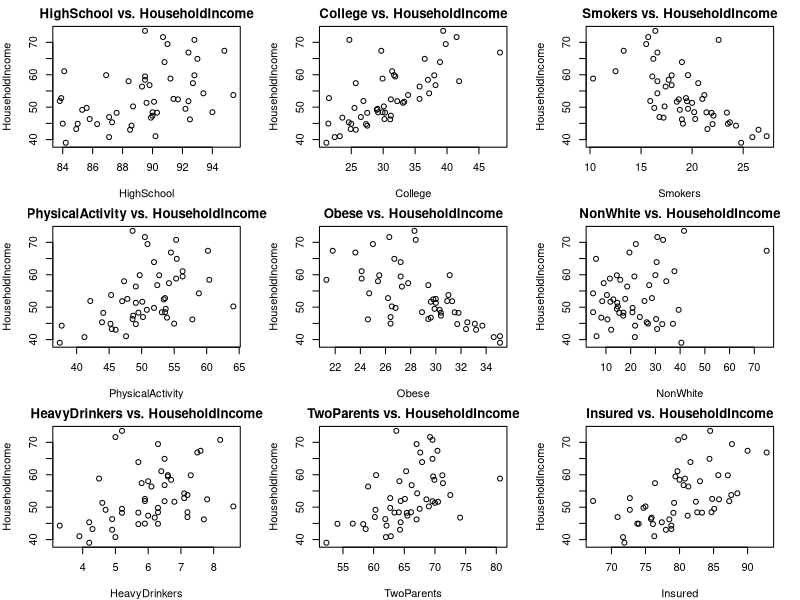
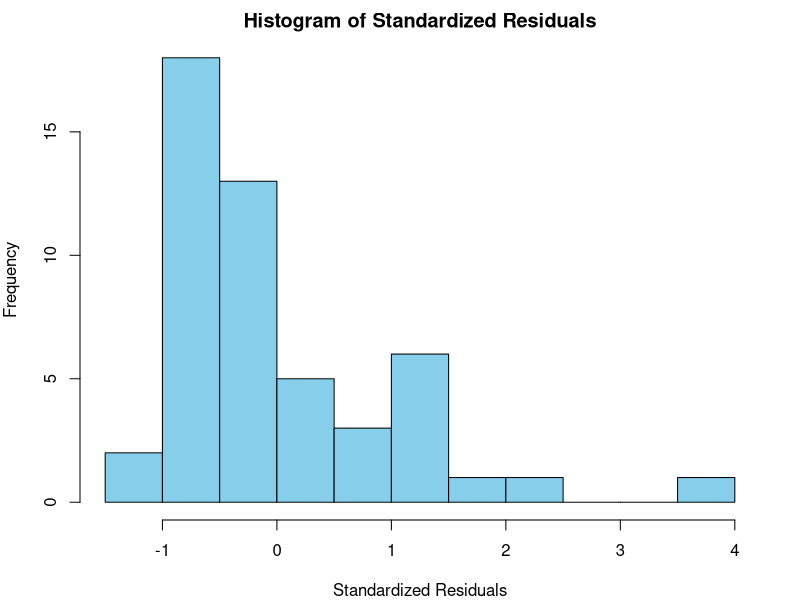
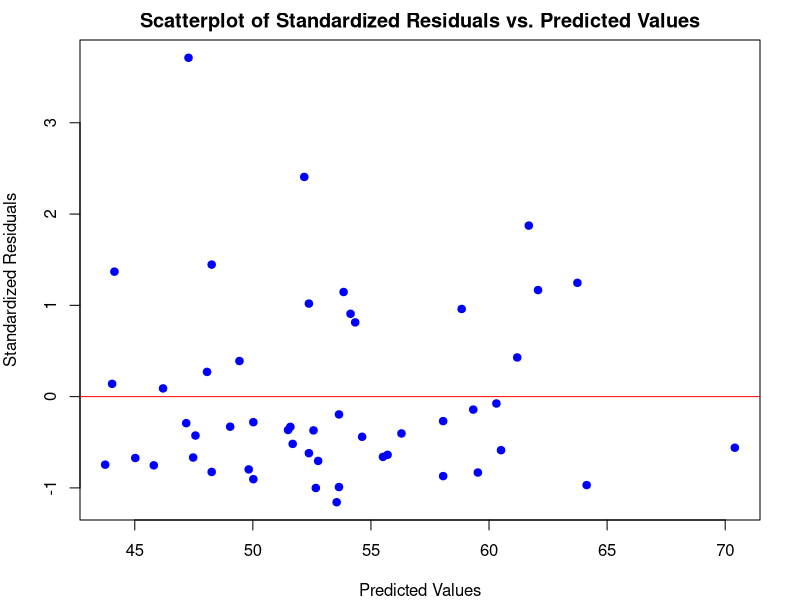

R code for these plots, in order:
# Section 0

#install.packages("ggplot2")
library(readxl)
library(ggplot2)
library(knitr)
library(dplyr)
library(tidyr)

data <- read_excel("USStates.xlsx")

str(data)

colnames(data)

# Loop through each column in the dataset
for (col_name in names(data)) {
  cat("Summary for", col_name, ":\n")
  print(summary(data[[col_name]]))
  cat("\n")  # Add an extra newline for separation
}



# Section2
# Section3


# 1. Calculate Summary Statistics for the specified columns
# Necessary libraries
library(knitr)
library(dplyr)
library(tidyr)

# Excluding character variables
numeric_data <- data %>% select_if(is.numeric)

# Calculate summary statistics
summary_stats <- numeric_data %>%
  summarise_all(list(
    n = ~sum(!is.na(.)),
    mean = ~mean(., na.rm = TRUE),
    sd = ~sd(., na.rm = TRUE),
    min = ~min(., na.rm = TRUE),
    max = ~max(., na.rm = TRUE)
  )) %>%
  gather(variable, value, everything()) %>%
  separate(variable, into = c("Variable", "Statistic")) %>%
  pivot_wider(names_from = Statistic, values_from = value)

# Print the summary using kable
kable(summary_stats)



par(mar=c(4, 4, 2, 2))

# Scatterplots of non-demographic explanatory variables vs. HouseholdIncome
non_demographic_vars <- c("HighSchool", "College", "Smokers", "PhysicalActivity", "Obese", "NonWhite", "HeavyDrinkers", "TwoParents", "Insured")

# Setting up the plotting layout
par(mfrow=c(3,3))  # 3x3 grid of plots

# Plotting
for(var in non_demographic_vars) {
  plot(data[[var]], data$HouseholdIncome, main=paste(var, "vs. HouseholdIncome"), xlab=var, ylab="HouseholdIncome")
}

# Resetting the plotting parameter to defaults
par(mfrow=c(1,1))


# Section 4

# List of non-demographic variables
non_demographic_vars <- c("HighSchool", "College", "Smokers", "PhysicalActivity", "Obese", "NonWhite", "HeavyDrinkers", "TwoParents", "Insured")

# Calculate correlations with HouseholdIncome
correlations <- sapply(non_demographic_vars, function(var) {
  cor(data[[var]], data$HouseholdIncome, method="pearson", use="complete.obs")
})

# Present correlations in a table
correlation_table <- data.frame(
  Variable = non_demographic_vars,
  Correlation_with_HouseholdIncome = correlations
)
print(correlation_table)

# Section 5

# Fitting the simple linear regression model
model1 <- lm(HouseholdIncome ~ College, data=data)

# Display the summary of the model
summary(model1)


# Section 6
anova(model1)

# Section 7

# Predicted values using Model 1
Y_hat <- predict(model1, data)
Y_hat

# Residuals
residuals <- data$HouseholdIncome - Y_hat
residuals

# Sum of Squared Errors
sse <- sum(residuals^2)
sse

# Sum of Squared Totals
Y_bar <- mean(data$HouseholdIncome)   # Mean of Y
Y_bar
sst <- sum((data$HouseholdIncome - Y_bar)^2)
sst

# Sum of Squares due to Regression
ssr <- sum((Y_hat - Y_bar)^2)
ssr

# Compute Desired Statistic
statistic <- ssr / sst

# Predicted values and Residuals
Y_hat <- predict(model1, data)
residuals <- data$HouseholdIncome - Y_hat

# Sum of Squared Residuals (SSE)
sse <- sum(residuals^2)

# Sum of Squares Total (SST)
Y_bar <- mean(data$HouseholdIncome)
sst <- sum((data$HouseholdIncome - Y_bar)^2)

# Sum of Squares due to Regression (SSR)
ssr <- sum((Y_hat - Y_bar)^2)

# Calculate the statistic
statistic <- ssr / sst

# Print out the results
cat("SSE:", sse, "\n")
cat("SST:", sst, "\n")
cat("SSR:", ssr, "\n")
cat("Statistic:", statistic, "\n")

# Section 8

# Standardize the Residuals
std_residuals <- residuals / sd(residuals)

# Plot the Standardized Residuals using a Histogram:
hist(std_residuals, main="Histogram of Standardized Residuals", xlab="Standardized Residuals", col="skyblue", border="black")

# Scatter plot of Standardized Residuals vs. Predicted Values:
plot(Y_hat, std_residuals, main="Scatterplot of Standardized Residuals vs. Predicted Values", xlab="Predicted Values", ylab="Standardized Residuals", pch=19, col="blue")
abline(h=0, col="red") # horizontal line at y=0

# Section 9

# Linear Regression Model with "Smokers" is the variable for Model 2
model2 <- lm(HouseholdIncome ~ Smokers, data=data)
summary(model2)

# Section 10

# Model 3: Predicting "HouseholdIncome" using the "Insured" variable.

model3 <- lm(HouseholdIncome ~ Insured, data=data)
summary(model3)






